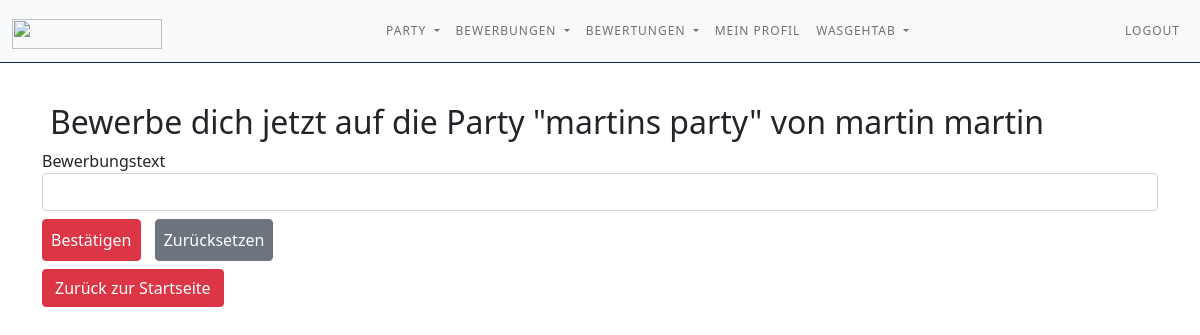
Page /apply_direct.php?pid=116 (signed in) on the committed database.
### tables this page shows
CREATE TABLE `party` (
  `id` int(11) NOT NULL AUTO_INCREMENT,
  `district` varchar(100) DEFAULT NULL,
  `date` date DEFAULT NULL,
  `time` time DEFAULT NULL,
  `name` text DEFAULT NULL,
  `description` text DEFAULT NULL,
  `participants` int(11) DEFAULT NULL,
  `user_id` int(11) DEFAULT NULL,
  `photo` blob DEFAULT NULL,
  PRIMARY KEY (`id`),
  KEY `user_id` (`user_id`),
  CONSTRAINT `party_ibfk_3` FOREIGN KEY (`user_id`) REFERENCES `users` (`id`) ON DELETE SET NULL ON UPDATE SET NULL
);

CREATE TABLE `users` (
  `id` int(11) NOT NULL AUTO_INCREMENT,
  `firstname` varchar(200) DEFAULT NULL,
  `lastname` varchar(200) DEFAULT NULL,
  `sex` char(1) DEFAULT NULL,
  `age` int(11) DEFAULT NULL,
  `email` varchar(100) DEFAULT NULL,
  `password` varchar(100) DEFAULT NULL,
  `drinks` char(1) DEFAULT NULL,
  `photo` blob DEFAULT NULL,
  PRIMARY KEY (`id`)
);

### apply_direct.php (the view, shortened to what this page needs)
<?php
require_once "config.php";
$party_id = $_GET["pid"];
    $sql = "SELECT * FROM party WHERE id='$party_id'";
    $ergebnis = $link->query($sql)
            or die($link->error);
    WHILE ($row = $ergebnis->fetch_assoc()){
                $partyname = $row['name'];
                $partyhost = $row['user_id'];
            }
$sql = "SELECT * FROM users WHERE id='$partyhost'";
$ergebnis = $link->query($sql)
        or die($link->error);
WHILE ($row = $ergebnis->fetch_assoc()){
            $firstname = $row['firstname'];
            $lastname = $row['lastname'];
        }
?>
<!doctype html>
<html lang="en">
  <head>
    <link rel="stylesheet" href="navbar.css">
  </head>
 <body>
 <?php
     include "navbar.php"
 ?>
    <section class="Form my-4 mx-4">
        <div class="container ">
                <div class="col px-2 pt-3 ">
                    <h2> Bewerbe dich jetzt auf die Party "<?php echo "$partyname"?>" von <?php echo "$firstname $lastname"?></h2>
                </div>
		        <div class="col-xs-4">
                        <label>Bewerbungstext</label>
						<input type="textarea" rows="3" name="text" class="form-control" >
				</div>
                <div class="form-row">
                        <input type="submit" class="btn btn-danger my-2 p-2" value="Bestätigen">
                        <input type="reset" class="btn btn-secondary ml-2 p-2" value="Zurücksetzen">
                </div>
                <button onclick="window.location.href = 'mainpage.php';" class = "btn btn-danger">Zurück zur Startseite</button>
                </div>
    </section>
  </body>
</html>

### apply_direct.php (style rules this page uses)
* { padding: 0; margin: 0; box-sizing: border-box; }
body { background-image: url("images/bar.jpg"); background-size:cover; }
.container { border-top-left-radius: 30px; border-bottom-left-radius: 30px; background: white; border-radius: 30px; }

### rows in the picture
party: name "martins party"
users: firstname "martin", lastname "martin"
